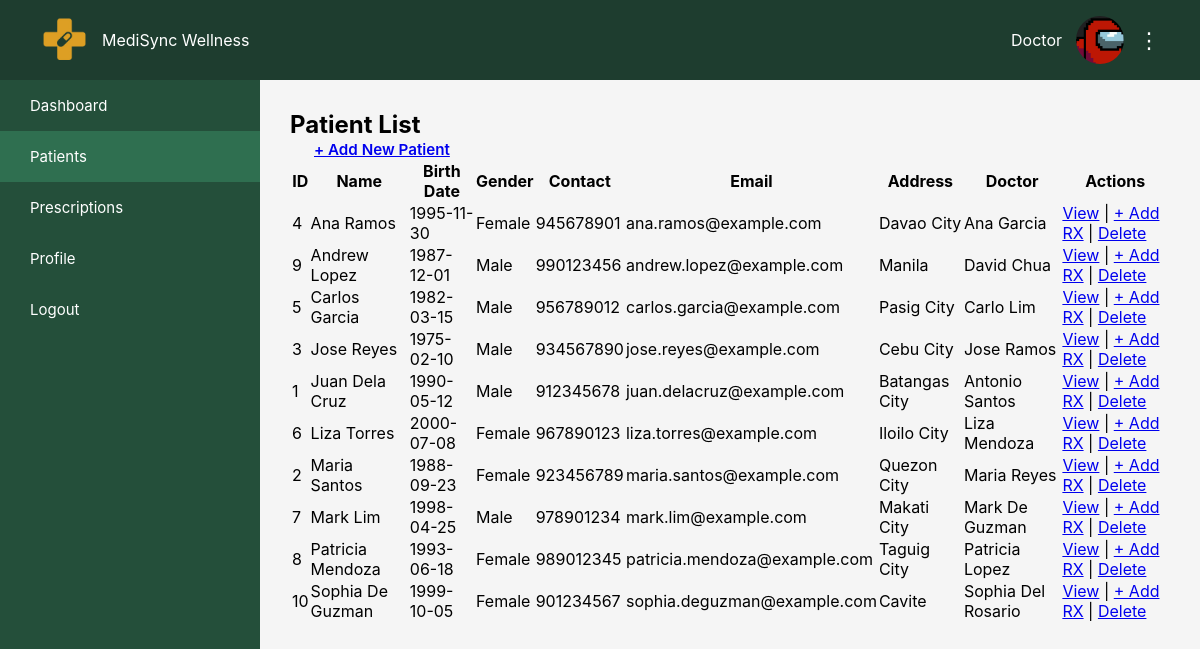
Screenshot of /backend/DISTRIBUTE_TO_APPROPRIATE_FILES/doctor/patients.php with the database file from the repository.
### tables this page shows
CREATE TABLE IF NOT EXISTS `patient` (
  `patientID` int NOT NULL AUTO_INCREMENT,
  `firstName` text NOT NULL,
  `lastName` text NOT NULL,
  `password` varchar(255) NOT NULL,
  `birthDate` date NOT NULL,
  `gender` text NOT NULL,
  `contactNumber` varchar(10) DEFAULT NULL,
  `address` text NOT NULL,
  `email` text NOT NULL,
  `doctorID` int DEFAULT NULL,
  `healthCondition` text,
  `allergies` text,
  `currentMedication` text,
  `knownDiseases` text,
  PRIMARY KEY (`patientID`),
  KEY `fk_patient_doctor` (`doctorID`)
);

CREATE TABLE IF NOT EXISTS `doctor` (
  `doctorID` int NOT NULL AUTO_INCREMENT,
  `firstName` text NOT NULL,
  `lastName` text NOT NULL,
  `password` varchar(255) NOT NULL,
  `specialization` text NOT NULL,
  `licenseNumber` int NOT NULL,
  `email` text NOT NULL,
  `clinicAddress` text NOT NULL,
  `status` enum('active','pending') NOT NULL DEFAULT 'pending',
  PRIMARY KEY (`doctorID`)
);

### backend/DISTRIBUTE_TO_APPROPRIATE_FILES/doctor/patients.php (the view, shortened to what this page needs)
<?php
include('../includes/db_connect.php');
$query = "
    SELECT p.patientID, p.firstName, p.lastName, p.birthDate, p.gender,
           p.contactNumber, p.address, p.email, d.firstName AS doctorFirst, d.lastName AS doctorLast
    FROM patient p
    LEFT JOIN doctor d ON p.doctorID = d.doctorID
    ORDER BY p.firstName ASC
";
$res = $conn->query($query);
?>
    <div class="card">
        <h2>Patient List</h2>
        <a class="btn" href="add_patient.php">+ Add New Patient</a>
    </div>
    <div class="card">
        <?php if ($res && $res->num_rows > 0): ?>
            <table>
                <thead>
                <tr>
                    <th>ID</th><th>Name</th><th>Birth Date</th><th>Gender</th>
                    <th>Contact</th><th>Email</th><th>Address</th><th>Doctor</th><th>Actions</th>
                </tr>
                </thead>
                <tbody>
                <?php while ($row = $res->fetch_assoc()): ?>
                    <tr>
                        <td><?= (int)$row['patientID'] ?></td>
                        <td><?= htmlspecialchars($row['firstName'].' '.$row['lastName']) ?></td>
                        <td><?= htmlspecialchars($row['birthDate']) ?></td>
                        <td><?= htmlspecialchars($row['gender']) ?></td>
                        <td><?= htmlspecialchars($row['contactNumber']) ?></td>
                        <td><?= htmlspecialchars($row['email']) ?></td>
                        <td><?= htmlspecialchars($row['address']) ?></td>
                        <td><?= htmlspecialchars(trim($row['doctorFirst'].' '.$row['doctorLast'])) ?></td>
                        <td>
                            <a href="view_patient_prescription.php?id=<?= (int)$row['patientID'] ?>">View</a> |
                            <a href="add_prescription.php?id=<?= (int)$row['patientID'] ?>">+ Add RX</a> |
                            <a class="danger" href="delete_patient.php?id=<?= (int)$row['patientID'] ?>" onclick="return confirm('Delete patient and all prescriptions?')">Delete</a>
                        </td>
                    </tr>
                <?php endwhile; ?>
                </tbody>
            </table>
        <?php else: ?>
            <p>No patients found.</p>
        <?php endif; ?>
    </div>
<?php
include('doctor_standard.php');

### frontend/css/patient/layout_standard.css (style rules this page uses)
* { margin: 0; padding: 0; box-sizing: border-box; font-family: "Inter", sans-serif; }
body { display: flex; background: #f5f5f5; }

### frontend/css/doctor/patients.css (style rules this page uses)
.btn { padding: 0.6rem 1.5rem; border: none; border-radius: 6px; font-size: 0.95rem; font-weight: 600; cursor: pointer; transition: background-color 0.2s ease, color 0.2s ease; }

### rows the page displays
patient: patientID "4", firstName+lastName "Ana Ramos", birthDate "1995-11-30", gender "Female", contactNumber "945678901", email "ana.ramos@example.com", address "Davao City", doctorID.lastName "Ana Garcia"
patient: patientID "9", firstName+lastName "Andrew Lopez", birthDate "1987-12-01", gender "Male", contactNumber "990123456", email "andrew.lopez@example.com", address "Manila", doctorID.lastName "David Chua"
patient: patientID "5", firstName+lastName "Carlos Garcia", birthDate "1982-03-15", gender "Male", contactNumber "956789012", email "carlos.garcia@example.com", address "Pasig City", doctorID.lastName "Carlo Lim"
patient: patientID "3", firstName+lastName "Jose Reyes", birthDate "1975-02-10", gender "Male", contactNumber "934567890", email "jose.reyes@example.com", address "Cebu City", doctorID.lastName "Jose Ramos"
patient: patientID "1", firstName+lastName "Juan Dela Cruz", birthDate "1990-05-12", gender "Male", contactNumber "912345678", email "juan.delacruz@example.com", address "Batangas City", doctorID.lastName "Antonio Santos"
patient: patientID "6", firstName+lastName "Liza Torres", birthDate "2000-07-08", gender "Female", contactNumber "967890123", email "liza.torres@example.com", address "Iloilo City", doctorID.lastName "Liza Mendoza"
patient: patientID "2", firstName+lastName "Maria Santos", birthDate "1988-09-23", gender "Female", contactNumber "923456789", email "maria.santos@example.com", address "Quezon City", doctorID.lastName "Maria Reyes"
patient: patientID "7", firstName+lastName "Mark Lim", birthDate "1998-04-25", gender "Male", contactNumber "978901234", email "mark.lim@example.com", address "Makati City", doctorID.lastName "Mark De Guzman"
patient: patientID "8", firstName+lastName "Patricia Mendoza", birthDate "1993-06-18", gender "Female", contactNumber "989012345", email "patricia.mendoza@example.com", address "Taguig City", doctorID.lastName "Patricia Lopez"
patient: patientID "10", firstName+lastName "Sophia De Guzman", birthDate "1999-10-05", gender "Female", contactNumber "901234567", email "sophia.deguzman@example.com", address "Cavite", doctorID.lastName "Sophia Del Rosario"

### other values shown
$user_name "Doctor"
$label "Dashboard"
$label "Patients"
$label "Prescriptions"
$label "Profile"
